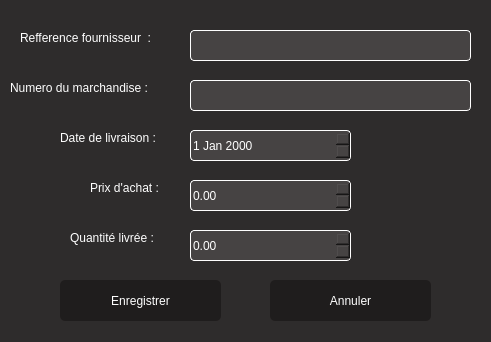
<?xml version="1.0" encoding="UTF-8"?>
<ui version="4.0">
 <class>livrer</class>
 <widget class="QDialog" name="livrer">
  <property name="geometry">
   <rect>
    <x>0</x>
    <y>0</y>
    <width>491</width>
    <height>342</height>
   </rect>
  </property>
  <property name="windowTitle">
   <string>Information du livraison</string>
  </property>
  <property name="styleSheet">
   <string notr="true">background-color:rgb(46,44,44);
color:white;
font: 63 10pt &quot;Yu Gothic UI Semibold&quot;;</string>
  </property>
  <widget class="QLabel" name="label_2">
   <property name="geometry">
    <rect>
     <x>20</x>
     <y>30</y>
     <width>151</width>
     <height>16</height>
    </rect>
   </property>
   <property name="text">
    <string>Refference fournisseur  :</string>
   </property>
  </widget>
  <widget class="QLabel" name="label_3">
   <property name="geometry">
    <rect>
     <x>10</x>
     <y>80</y>
     <width>161</width>
     <height>16</height>
    </rect>
   </property>
   <property name="text">
    <string>Numero du marchandise :</string>
   </property>
  </widget>
  <widget class="QLabel" name="label_4">
   <property name="geometry">
    <rect>
     <x>60</x>
     <y>130</y>
     <width>111</width>
     <height>16</height>
    </rect>
   </property>
   <property name="text">
    <string>Date de livraison :</string>
   </property>
  </widget>
  <widget class="QLabel" name="label_5">
   <property name="geometry">
    <rect>
     <x>90</x>
     <y>180</y>
     <width>81</width>
     <height>16</height>
    </rect>
   </property>
   <property name="text">
    <string>Prix d'achat :</string>
   </property>
  </widget>
  <widget class="QLabel" name="label_6">
   <property name="geometry">
    <rect>
     <x>70</x>
     <y>230</y>
     <width>101</width>
     <height>16</height>
    </rect>
   </property>
   <property name="text">
    <string>Quantité livrée :</string>
   </property>
  </widget>
  <widget class="QLineEdit" name="lineEdit_2">
   <property name="geometry">
    <rect>
     <x>190</x>
     <y>30</y>
     <width>281</width>
     <height>31</height>
    </rect>
   </property>
   <property name="styleSheet">
    <string notr="true">border-radius:4px;
border:1px solid white;
background-color:rgb(70,67,67);</string>
   </property>
  </widget>
  <widget class="QLineEdit" name="lineEdit_3">
   <property name="geometry">
    <rect>
     <x>190</x>
     <y>80</y>
     <width>281</width>
     <height>31</height>
    </rect>
   </property>
   <property name="styleSheet">
    <string notr="true">border-radius:4px;
border:1px solid white;
background-color:rgb(70,67,67);</string>
   </property>
  </widget>
  <widget class="QDateEdit" name="dateEdit">
   <property name="geometry">
    <rect>
     <x>190</x>
     <y>130</y>
     <width>161</width>
     <height>31</height>
    </rect>
   </property>
   <property name="styleSheet">
    <string notr="true">border-radius:4px;
border:1px solid white;
background-color:rgb(70,67,67);</string>
   </property>
  </widget>
  <widget class="QPushButton" name="pushButton">
   <property name="geometry">
    <rect>
     <x>60</x>
     <y>280</y>
     <width>161</width>
     <height>41</height>
    </rect>
   </property>
   <property name="styleSheet">
    <string notr="true">border-radius:5px;
background-color:rgb(31,29,29);</string>
   </property>
   <property name="text">
    <string>Enregistrer</string>
   </property>
  </widget>
  <widget class="QPushButton" name="pushButton_2">
   <property name="geometry">
    <rect>
     <x>270</x>
     <y>280</y>
     <width>161</width>
     <height>41</height>
    </rect>
   </property>
   <property name="styleSheet">
    <string notr="true">border-radius:5px;
background-color:rgb(31,29,29);</string>
   </property>
   <property name="text">
    <string>Annuler</string>
   </property>
  </widget>
  <widget class="QDoubleSpinBox" name="doubleSpinBox">
   <property name="geometry">
    <rect>
     <x>190</x>
     <y>180</y>
     <width>161</width>
     <height>31</height>
    </rect>
   </property>
   <property name="styleSheet">
    <string notr="true">border-radius:4px;
border:1px solid white;
background-color:rgb(70,67,67);</string>
   </property>
   <property name="maximum">
    <double>100000000000.990005493164062</double>
   </property>
  </widget>
  <widget class="QDoubleSpinBox" name="doubleSpinBox_2">
   <property name="geometry">
    <rect>
     <x>190</x>
     <y>230</y>
     <width>161</width>
     <height>31</height>
    </rect>
   </property>
   <property name="styleSheet">
    <string notr="true">border-radius:4px;
border:1px solid white;
background-color:rgb(70,67,67);</string>
   </property>
   <property name="maximum">
    <double>100000000000.000000000000000</double>
   </property>
  </widget>
 </widget>
 <resources/>
 <connections/>
</ui>
